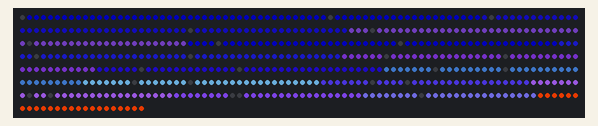
Bench run of a sketch on a simulated Arduino Uno, built with avr-gcc and run on an emulated ATmega328P. Shown: 578 RGB LEDs in strip order, left to right, continuing on the next row. Dim RGB values are drawn brighter than linear; colours are those a GRB WS2812 strip shows for the declared byte order.

Above: at 0.18 s.
At 4.99 s:
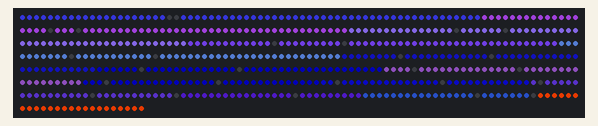
At 9.8 s:
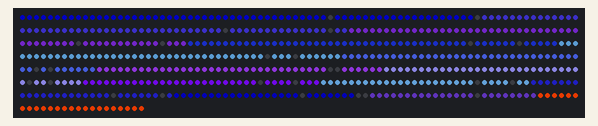
At 19.42 s:
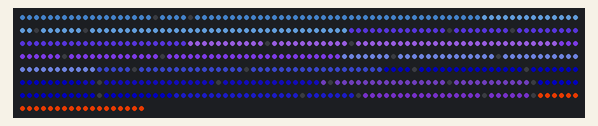
At 29.05 s:
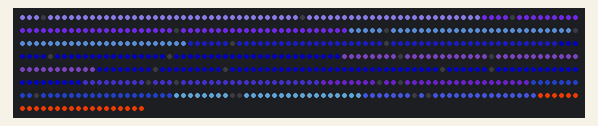
At 38.97 s:
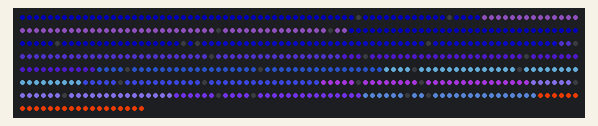

The sketch:

elephant_trunk.ino
```cpp
#include <FastLED.h>

#define PIN_LEDS 2

#define NUM_SEGMENTS 14
const int num_leds[NUM_SEGMENTS] = {66, 61, 57, 53, 49, 45, 41, 37, 34, 30, 29, 27, 25, 24};
#define NUM_LEDS_TOTAL 578

CRGB leds[NUM_LEDS_TOTAL];
static const CRGBPalette16 palette = ForestColors_p;


void setup() {
  // Setup the LED strips
  FastLED.addLeds<WS2812B, PIN_LEDS, BRG>(leds, NUM_LEDS_TOTAL);
  FastLED.setBrightness(180);
}

void loop() {
  int32_t t = millis();
  CRGB* segment_addr = leds;
  FastLED.clear();
  for (int segment = 0; segment < NUM_SEGMENTS - 1; segment++) {
    // Color each segment with the right color
    int32_t palette_index = (segment * 255 / NUM_SEGMENTS) + t / 30;
    CRGB segment_color = ColorFromPalette(palette, palette_index, 255, LINEARBLEND);
    for (int i = 0; i < num_leds[segment]; i++) {
      *(segment_addr + i) = segment_color;
    }
    // Add two red dots at the right angles
    int32_t angle_deg = (t / 4 + segment * 10) % 360;
    int32_t index1 = ( angle_deg * num_leds[segment] / 360 ) % num_leds[segment];
    int32_t index2 = ((600 - angle_deg) * num_leds[segment] / 360 ) % num_leds[segment];
    *(segment_addr + index1) = CRGB::Black;
    *(segment_addr + index2) = CRGB::Black;
    // increment the segment address
    segment_addr += num_leds[segment];
  }
  for (int i = 0; i < num_leds[NUM_SEGMENTS - 1]; i++) {
    *(segment_addr + i) = CRGB::CRGB(0xFF0040);
  }
  FastLED.show();
}
```
